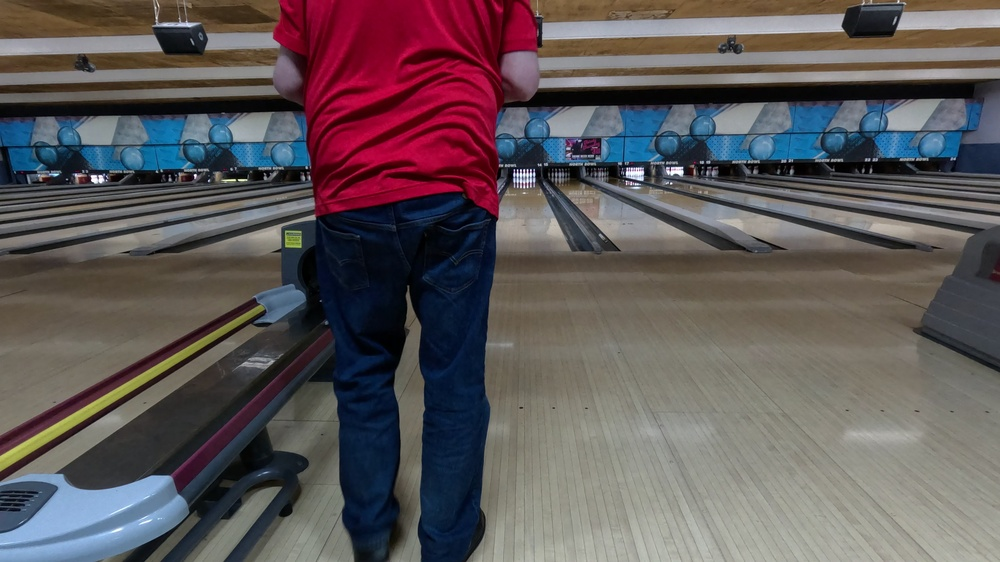
#> input picture backend/inspection_frames/frame_05_0195.jpg, 1000 x 562 px, shrunk from 5312 x 2988 before the run, found by its file name
$ python analyze_dots_in_frames.py
#> lines starting #> are read from the running program, lines starting #| are printed output that depends on the picture; after the words box and inside, x2 and y2 are one past the last pixel; in counts of white or black regions, pixels touching at a corner belong together
#!/usr/bin/env python3
"""
Detect lane dots in a specific frame
"""

import cv2
import numpy as np
import os

def detect_dots_in_frame(frame_path):
    """
    Detect lane dots in a specific frame
    """
#> called with frame_path = 'inspection_frames/frame_05_0195.jpg'
    if not os.path.exists(frame_path):
        print(f"Frame not found: {frame_path}")
        return

    print(f"Analyzing frame: {frame_path}")

    frame = cv2.imread(frame_path)
#> frame is the input picture: shape (562, 1000, 3); mean B, G, R 89, 86.9, 95.1
    if frame is None:
        print("Failed to load frame")
        return

    height, width = frame.shape[:2]
#> height = 562; width = 1000

    # Convert to grayscale
    gray = cv2.cvtColor(frame, cv2.COLOR_BGR2GRAY)
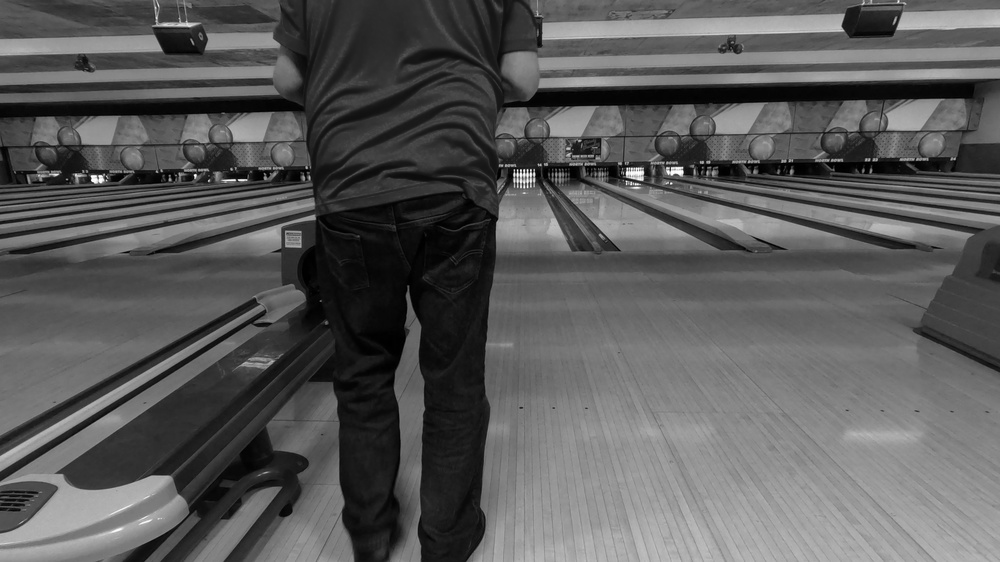
#> gray: shape (562, 1000); min 0, max 254, mean 89.6

    # Try different thresholds to find dots
    for thresh_val in [80, 100, 120, 140]:
        print(f"\nTrying threshold: {thresh_val}")

        # Threshold to find dark dots on light lane
        _, thresh = cv2.threshold(gray, thresh_val, 255, cv2.THRESH_BINARY_INV)

        # Find contours
        contours, _ = cv2.findContours(thresh, cv2.RETR_EXTERNAL, cv2.CHAIN_APPROX_SIMPLE)

        print(f"Found {len(contours)} contours")

        # Filter for dot-like contours
        dots = []
        for contour in contours:
            area = cv2.contourArea(contour)
            if 10 < area < 1000:  # Wider range for dots
                perimeter = cv2.arcLength(contour, True)
                circularity = 4 * np.pi * area / (perimeter * perimeter) if perimeter > 0 else 0

                # Get center point
                M = cv2.moments(contour)
                if M["m00"] != 0:
                    cx = int(M["m10"] / M["m00"])
                    cy = int(M["m01"] / M["m00"])
                    dots.append((cx, cy, area, circularity))

        print(f"Found {len(dots)} potential dots")

        # Group dots by y-position
        y_positions = {}
        for x, y, area, circ in dots:
            y_key = y // 15  # Group within 15 pixels vertically
            if y_key not in y_positions:
                y_positions[y_key] = []
            y_positions[y_key].append((x, y, area, circ))

        print(f"Dots grouped into {len(y_positions)} horizontal lines")

        # Show the groups
        for y_key, line_dots in y_positions.items():
            if len(line_dots) >= 3:  # At least 3 dots
                avg_y = sum(y for x, y, a, c in line_dots) / len(line_dots)
                print(f"  Line at y~{avg_y:.0f}: {len(line_dots)} dots")

                # Sort by x
                line_dots.sort(key=lambda x: x[0])
                x_positions = [x for x, y, a, c in line_dots]
                print(f"    X positions: {x_positions}")

                # Check spacing
                if len(x_positions) >= 2:
                    spacing = np.diff(x_positions)
                    avg_spacing = np.mean(spacing)
                    print(f"    Average spacing: {avg_spacing:.1f} pixels")
#> this loop made 4 passes
#| Found 228 contours
#| Found 136 contours
#| Found 290 contours
#| Found 426 contours
#> pass 1, in detect_dots_in_frame, `_, thresh = cv2.threshold(gray, thresh_val, 255, cv2.THRESH_BINARY_INV)`:
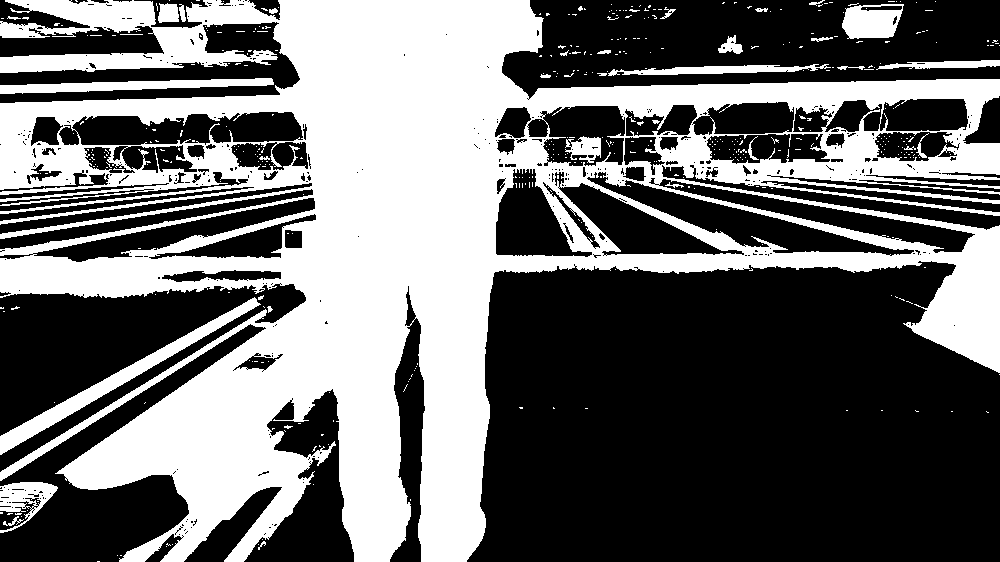
#> thresh: shape (562, 1000); 41.9% white; 439 white regions (407 under 20 px), largest, box (x1, y1, x2, y2) and area: (0, 0, 1000, 562) 221305, (0, 297, 261, 455) 3816, (0, 78, 274, 94) 2246
#> pass 2, in detect_dots_in_frame, `_, thresh = cv2.threshold(gray, thresh_val, 255, cv2.THRESH_BINARY_INV)`:
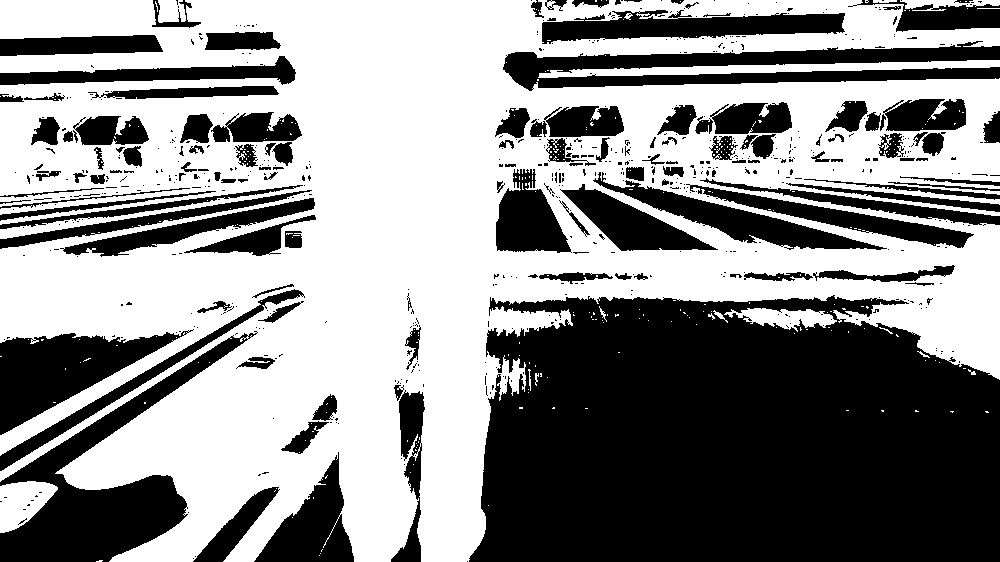
#> thresh: shape (562, 1000); 55.6% white; 642 black regions (507 under 20 px), largest, box (x1, y1, x2, y2) and area: (469, 295, 1000, 562) 123821, (0, 331, 258, 562) 15712, (503, 41, 1000, 91) 12099
#> pass 3, in detect_dots_in_frame, `_, thresh = cv2.threshold(gray, thresh_val, 255, cv2.THRESH_BINARY_INV)`:
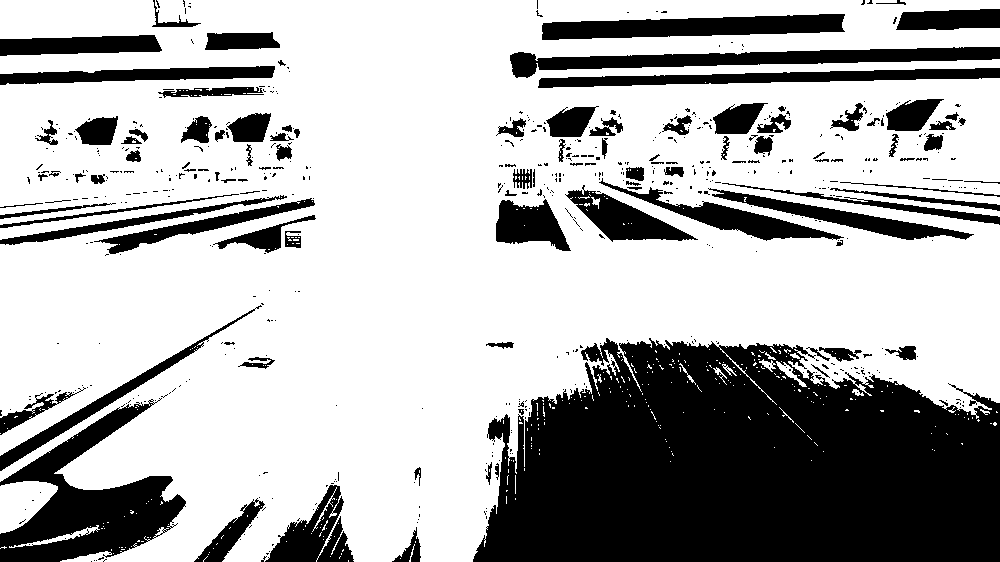
#> thresh: shape (562, 1000); 69.1% white; 586 black regions (476 under 20 px), largest, box (x1, y1, x2, y2) and area: (473, 338, 1000, 562) 93176, (0, 398, 186, 562) 12644, (510, 47, 1000, 78) 6365
#> after the loop:
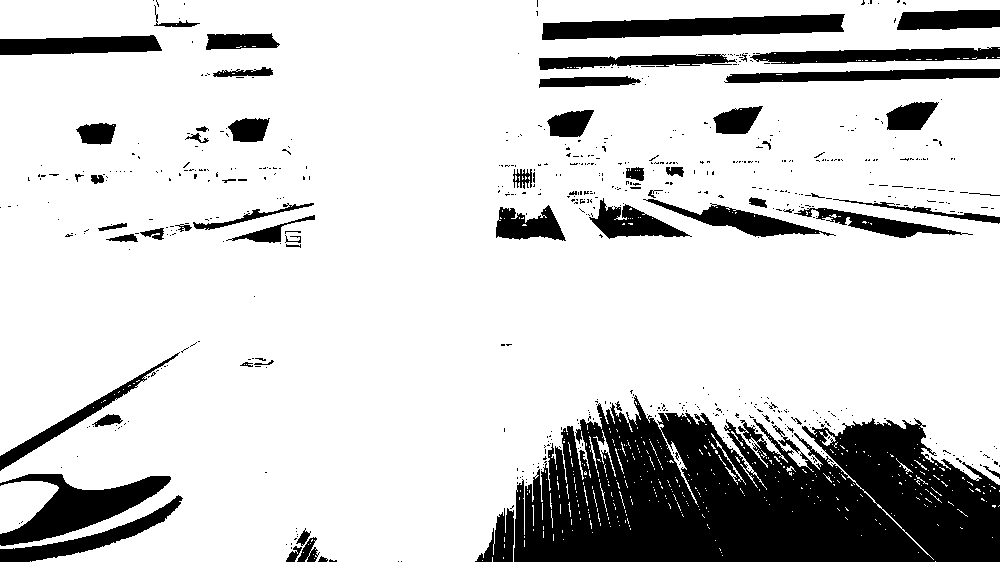
#> thresh: shape (562, 1000); 81.5% white; 612 black regions (549 under 20 px), largest, box (x1, y1, x2, y2) and area: (514, 395, 1000, 562) 56963, (0, 474, 171, 546) 5141, (542, 14, 845, 40) 5133

def main():
    # Try a few frames
    frames_to_check = [
        "inspection_frames/frame_05_0195.jpg",  # Middle of video
        "inspection_frames/frame_10_0390.jpg",  # Later in video
        "inspection_frames/frame_15_0585.jpg",  # Even later
    ]

    for frame_path in frames_to_check:
        detect_dots_in_frame(frame_path)
#> pass 2 of the loop in main, `for frame_path in frames_to_check:`:
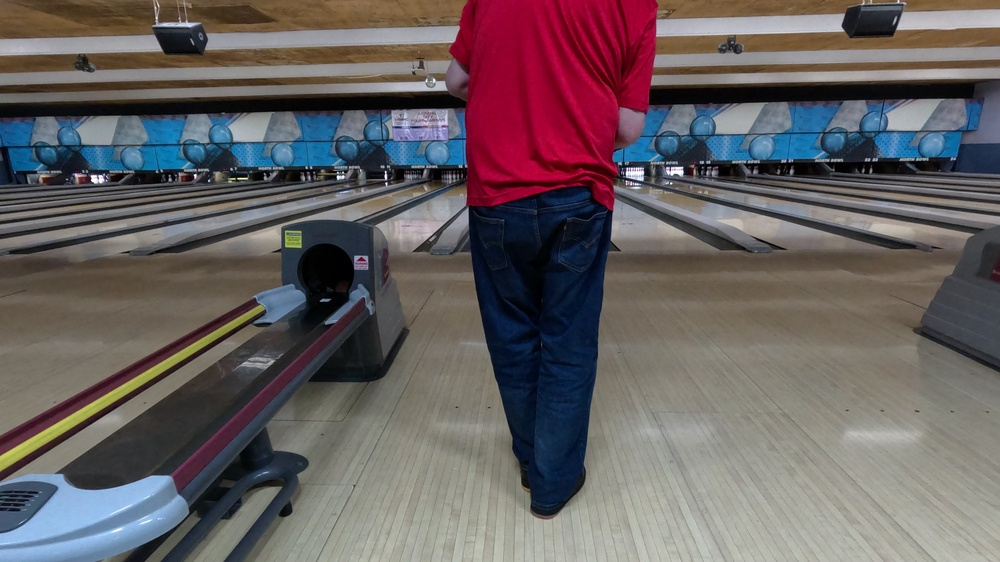
#> input picture backend/inspection_frames/frame_10_0390.jpg, 1000 x 562 px, shrunk from 5312 x 2988 before the run, found by its file name
#> in detect_dots_in_frame, frame is the input picture: shape (562, 1000, 3); mean B, G, R 97.1, 95.7, 103.5
#> the loop in detect_dots_in_frame (call 2), `for thresh_val in [80, 100, 120, 140]:` made 4 passes
#> (printed output is left out)
#> pass 1, in detect_dots_in_frame (call 2), `_, thresh = cv2.threshold(gray, thresh_val, 255, cv2.THRESH_BINARY_INV)`:
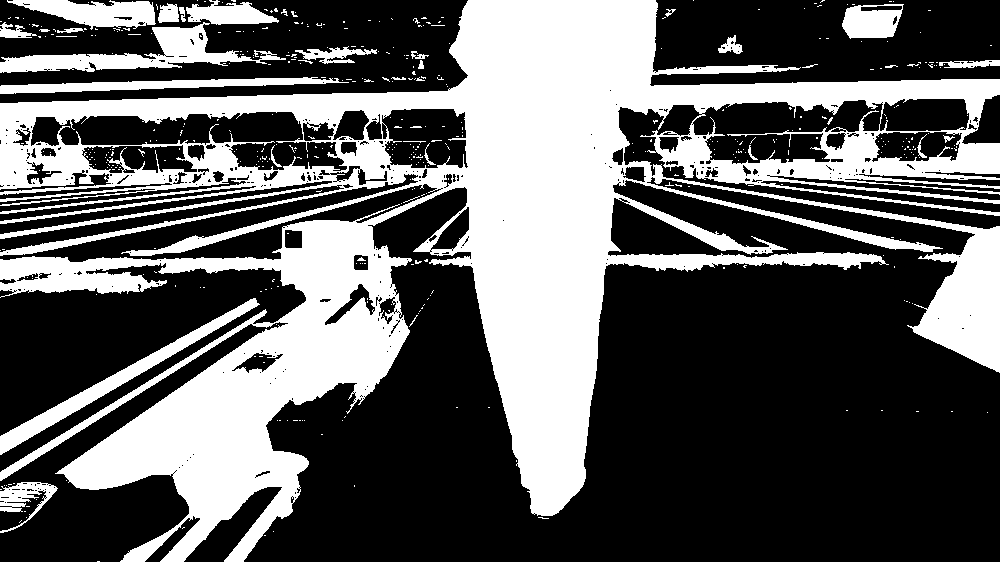
#> thresh: shape (562, 1000); 36.7% white; 448 white regions (414 under 20 px), largest, box (x1, y1, x2, y2) and area: (0, 0, 1000, 562) 184815, (0, 22, 286, 73) 4589, (0, 298, 260, 455) 3757
#> after the loop in detect_dots_in_frame (call 2), `for thresh_val in [80, 100, 120, 140]:`:
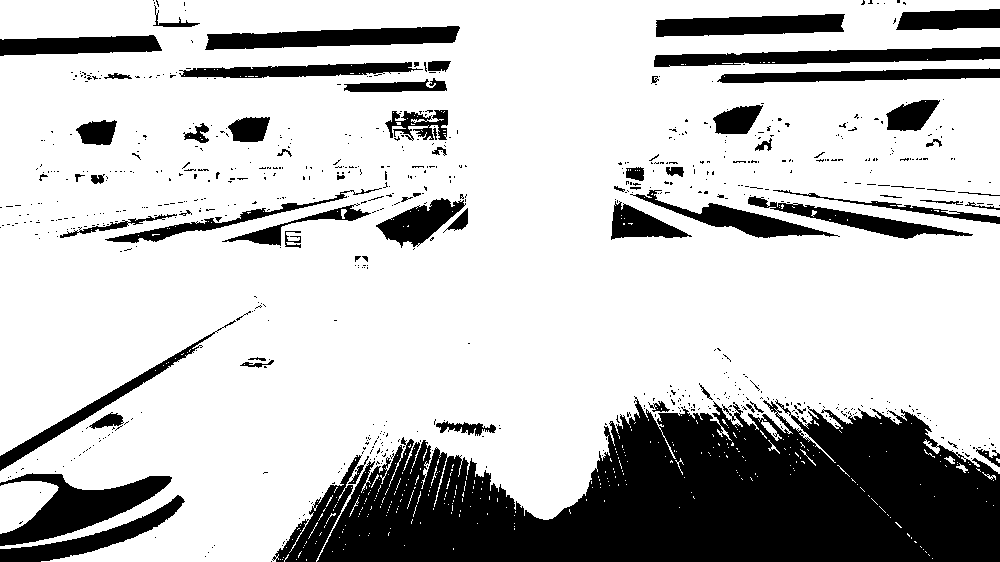
#> thresh: shape (562, 1000); 76.4% white; 733 black regions (662 under 20 px), largest, box (x1, y1, x2, y2) and area: (317, 396, 1000, 562) 74974, (0, 473, 172, 546) 5250, (654, 47, 1000, 67) 4081
#> pass 3 of the loop in main, `for frame_path in frames_to_check:`:
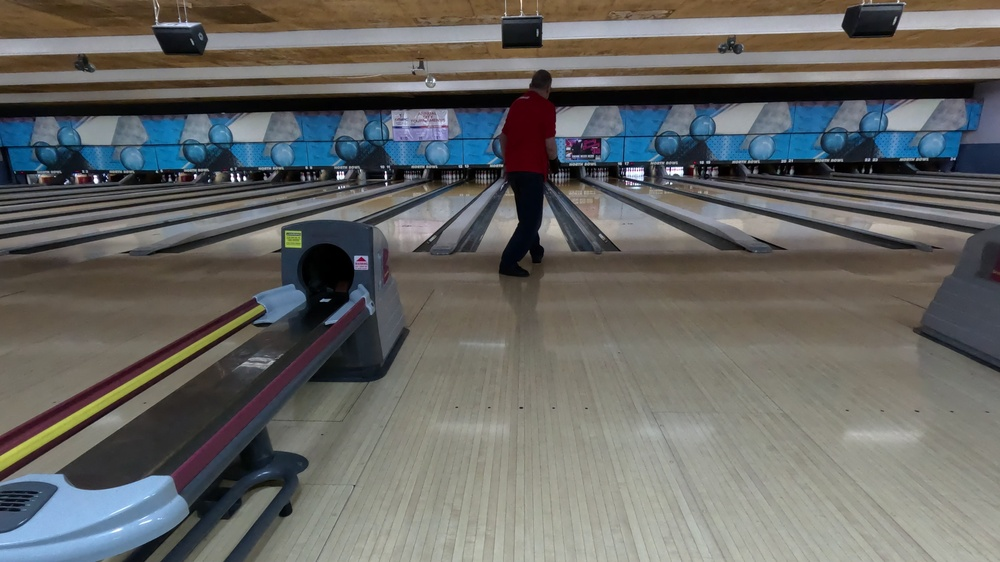
#> input picture backend/inspection_frames/frame_15_0585.jpg, 1000 x 562 px, shrunk from 5312 x 2988 before the run, found by its file name
#> in detect_dots_in_frame, frame is the input picture: shape (562, 1000, 3); mean B, G, R 100.3, 102.8, 102.6
#> the loop in detect_dots_in_frame (call 3), `for thresh_val in [80, 100, 120, 140]:` made 4 passes
#> (printed output is left out)
#> pass 1, in detect_dots_in_frame (call 3), `_, thresh = cv2.threshold(gray, thresh_val, 255, cv2.THRESH_BINARY_INV)`:
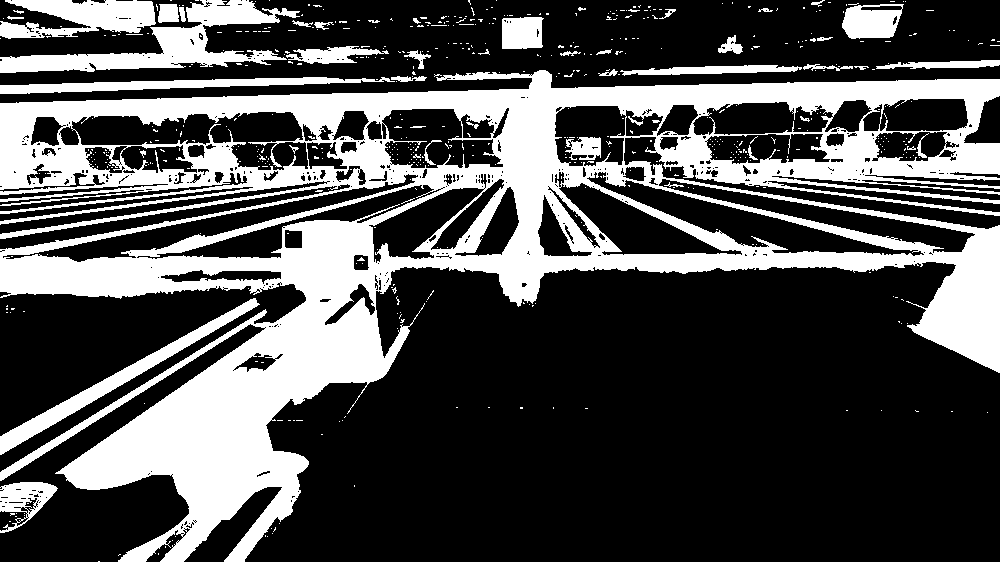
#> thresh: shape (562, 1000); 30.9% white; 563 white regions (518 under 20 px), largest, box (x1, y1, x2, y2) and area: (0, 70, 1000, 562) 144710, (0, 0, 300, 73) 6964, (0, 0, 156, 39) 3871
#> after the loop in detect_dots_in_frame (call 3), `for thresh_val in [80, 100, 120, 140]:`:
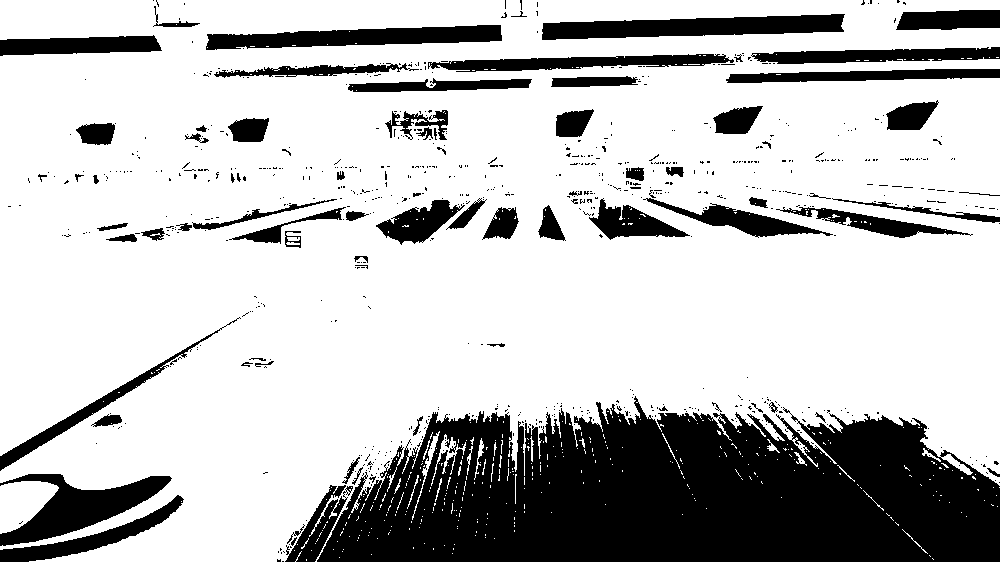
#> thresh: shape (562, 1000); 74.8% white; 748 black regions (669 under 20 px), largest, box (x1, y1, x2, y2) and area: (317, 396, 1000, 562) 82799, (0, 474, 172, 546) 5170, (542, 14, 845, 40) 5139

if __name__ == "__main__":
    main()
